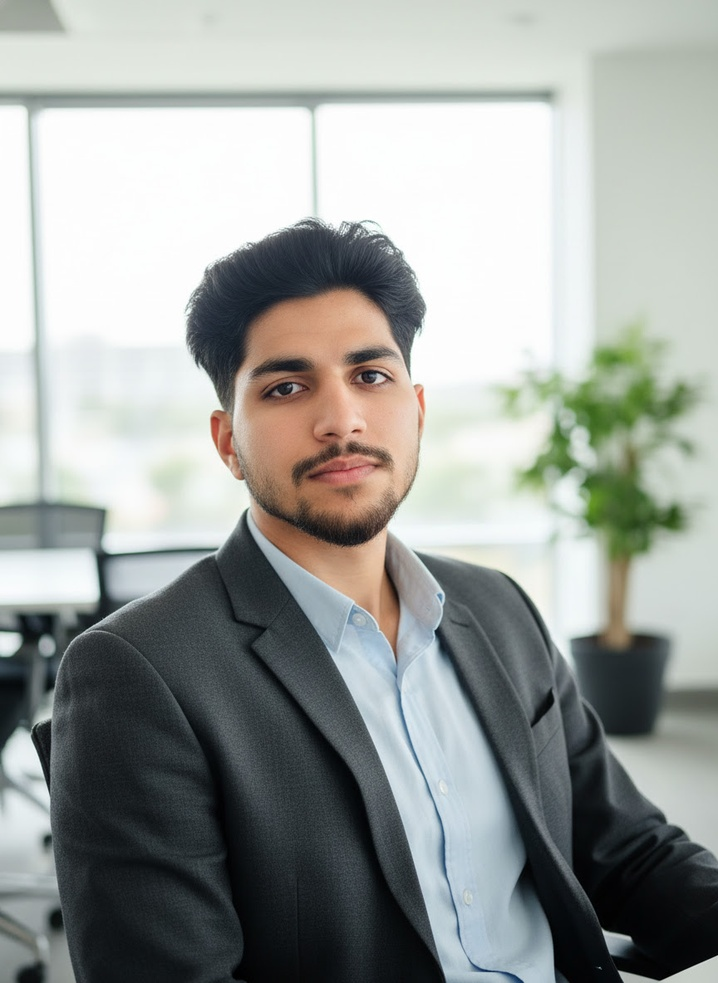
#> input picture img.jpg, 718 x 983 px, shrunk from 864 x 1184 before the run, found by its file name
$ python NumpyProject.py
#> lines starting #> are read from the running program, lines starting #| are printed output that depends on the picture; after the words box and inside, x2 and y2 are one past the last pixel; in counts of white or black regions, pixels touching at a corner belong together
import numpy as np

from matplotlib.image import imread

import matplotlib.pyplot as plt

image = imread(r"C:\Users\Admin\Desktop\Data Science\PYTHON\Python Libraries\Numpy\img.jpg")
#> image is the input picture: shape (983, 718, 3); mean R, G, B 155.1, 159.1, 155.7
print("image shape : ", image.shape)
#| image shape :  (983, 718, 3)

R = image[:,:,0]
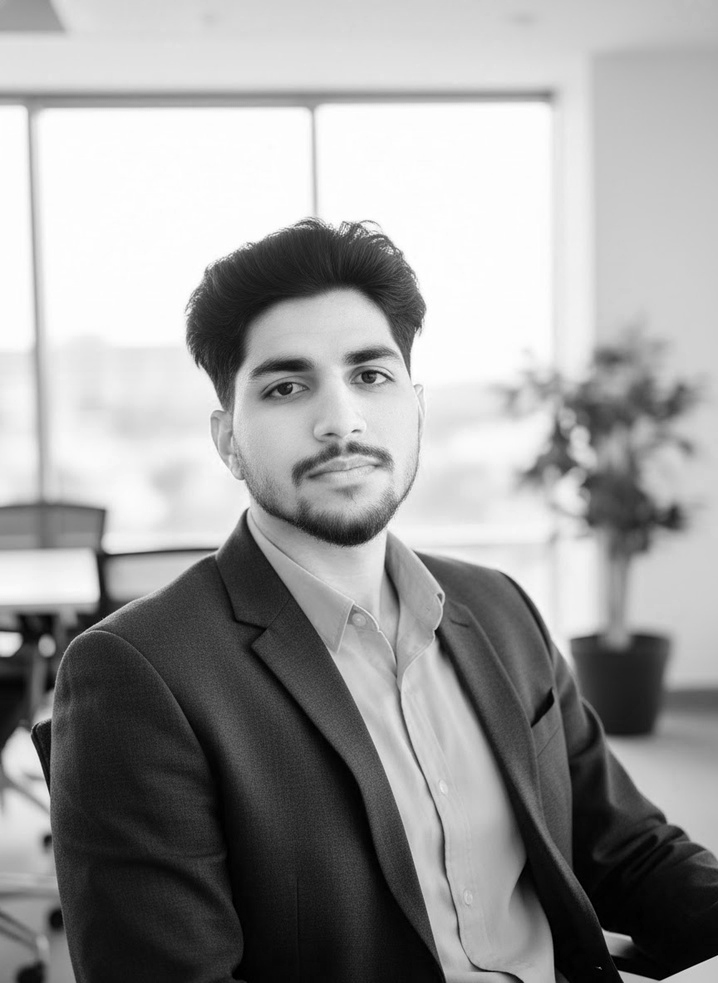
#> R: shape (983, 718); min 0, max 255, mean 155.1
G = image[:,:,1]
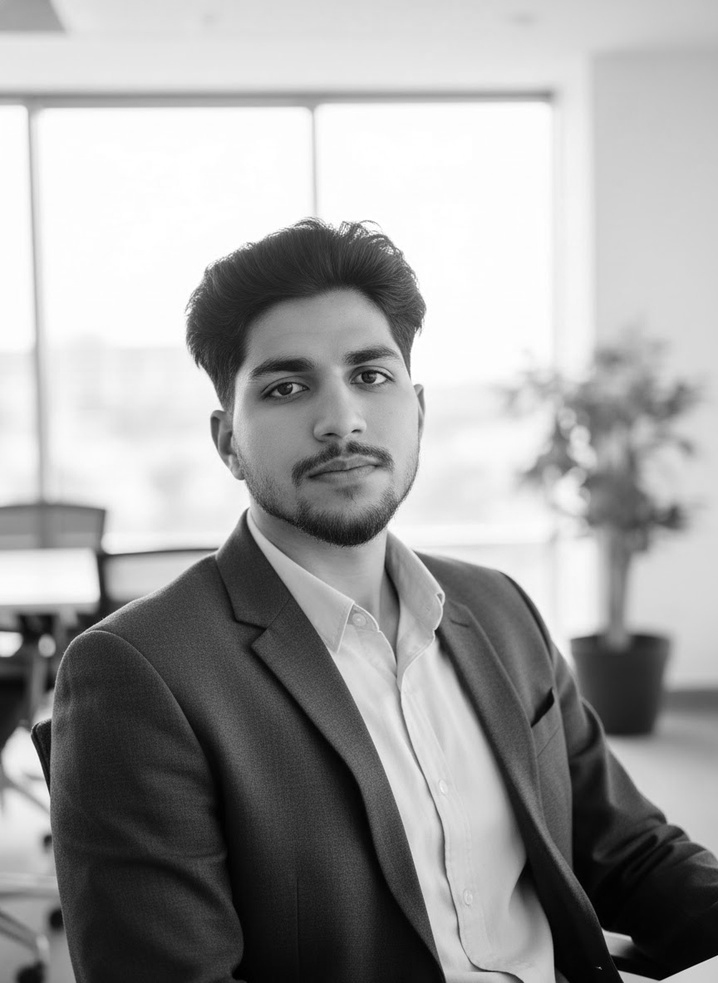
#> G: shape (983, 718); min 0, max 255, mean 159.1
B = image[:,:,2]
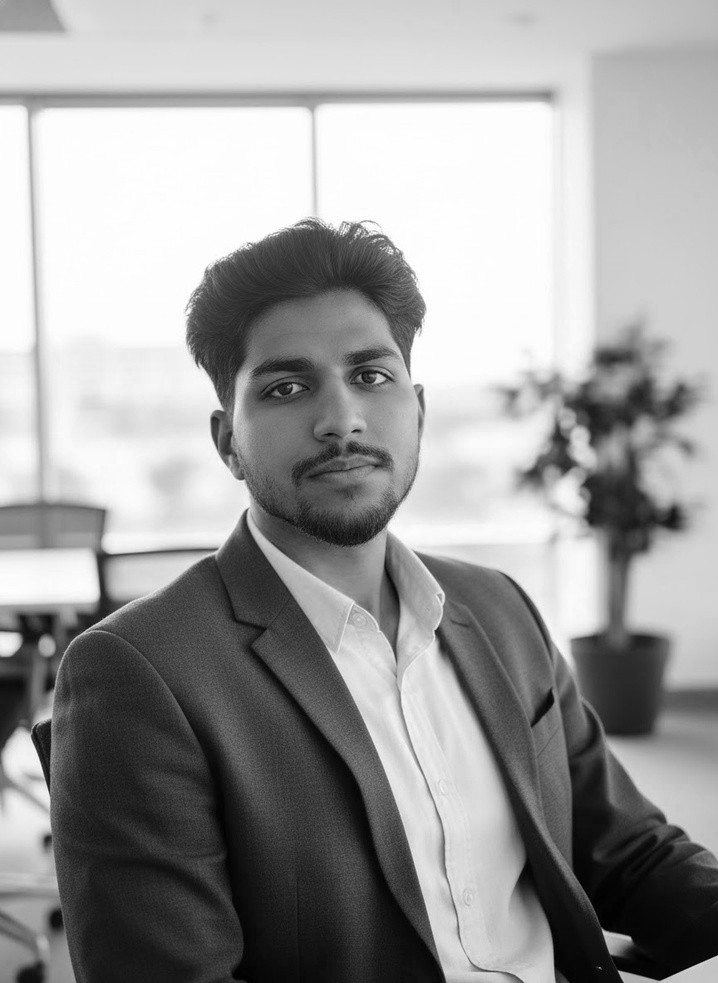
#> B: shape (983, 718); min 0, max 255, mean 155.7

grayscale = 0.2989 *R + 0.5870 *G + 0.1140 *B

print("grayscale shape :",grayscale.shape)
#| grayscale shape : (983, 718)

threeshold_value = 128
thresholded = np.where(grayscale>threeshold_value,255,0)
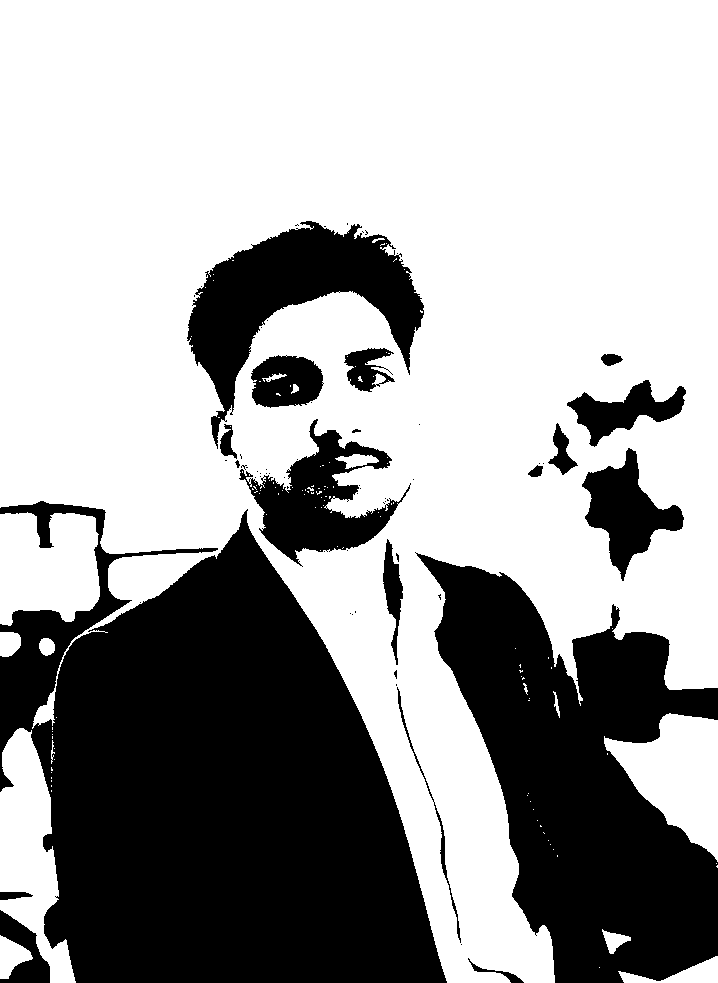
#> thresholded: shape (983, 718) int64; 63.9% white; 67 black regions (48 under 20 px), largest, box (x1, y1, x2, y2) and area: (0, 501, 447, 983) 139611, (415, 552, 718, 983) 67752, (187, 221, 424, 449) 19303
plt.figure(figsize=(12,4))
plt.subplot(1,3,1)
plt.title("Original")
plt.imshow(image.astype(np.uint8))

plt.subplot(1,3,2)
plt.title("Grayscale")
plt.imshow(grayscale, cmap= "gray")

plt.subplot(1,3,3)
plt.title("thresholded")
plt.imshow(thresholded, cmap= "gray")

plt.tight_layout()

plt.show()
